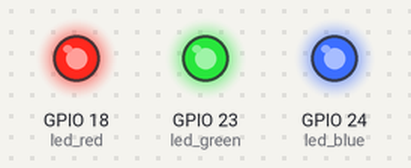
The program below on a simulated Raspberry Pi (BCM pin numbers). Parts: output pins drawn as LEDs (lit = HIGH).

Above: at 0.2 s.
At 1.7 s:
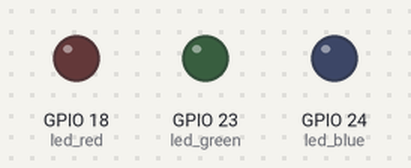
Timing chart, 0 to 3.0 s (numbered marks = the images above):
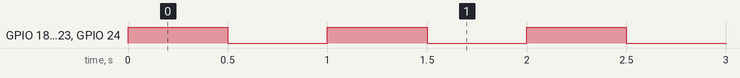

The program:

blink_all.py
```python
import RPi.GPIO as GPIO
import time

# Configure the Pi to use the BCM (Broadcom) pin names, rather than the pin positions
GPIO.setmode(GPIO.BCM)

led_red = 18
led_green = 23
led_blue = 24

GPIO.setup(led_red, GPIO.OUT)
GPIO.setup(led_green, GPIO.OUT)
GPIO.setup(led_blue, GPIO.OUT)

try:
    while True:
        GPIO.output(led_red, True)  # LED on
        GPIO.output(led_green, True)  # LED on
        GPIO.output(led_blue, True)  # LED on
        time.sleep(0.5)             # delay 0.5 seconds
        GPIO.output(led_red, False) # LED off
        GPIO.output(led_green, False) # LED off
        GPIO.output(led_blue, False) # LED off
        time.sleep(0.5)             # delay 0.5 seconds

finally:
    print("Cleaning up")
    GPIO.cleanup()
```

Measured:
- by itself, GPIO 18 (led_red), GPIO 23 (led_green), GPIO 24 (led_blue): alternates HIGH for 0.50 s and LOW for 0.50 s
